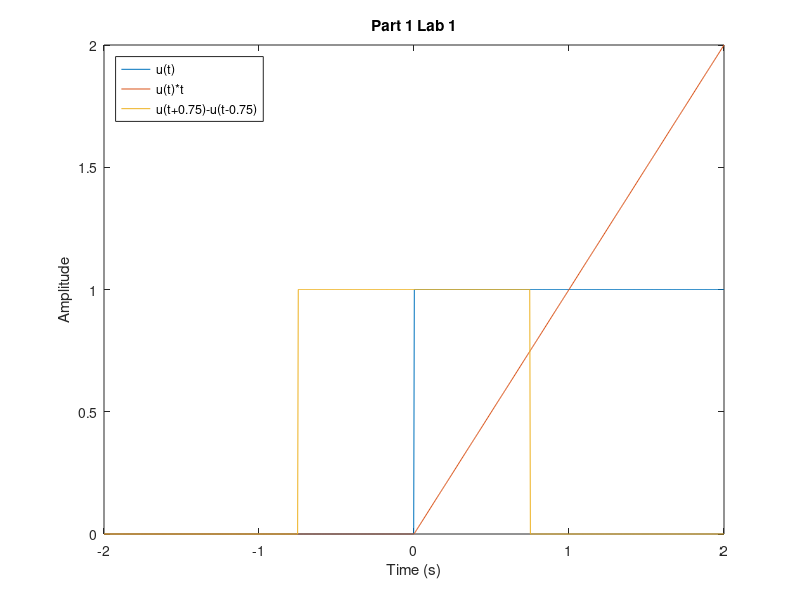

Here is the MATLAB script that generated this plot: (Note: this script raises an error after producing the figure.)
%%%%%%%%%%%%%%%%%%%%%%%%%%%%%%%%%%%%%%%%%%%
% Title: Lab1
% Names: Alex Kaiser, Ryan Lenoir, Zach V
% Class: EGR 323
% Description: This lab has 3 parts. The first part plots three different
% functions to practice MATLAB syntax. The second part involves creating a
% function that returns data for a triangle-weighted cosine pulse plot.
% The last part is using this function to gather data for subplots 
%%%%%%%%%%%%%%%%%%%%%%%%%%%%%%%%%%%%%%%%%%

%%%%%%%%%%%%%%%%%%%%%%%%%%%%%%%%% Part 1 %%%%%%%%%%%%%%%%%%%%%%%%%%%%%
t = linspace(-2,2,1000);
u = zeros(1,length(t));
u1 = zeros(1,length(t));
u2 = zeros(1,length(t));

u(t >= 0) = 1;
u1 = u .* t;
u2(t >= -0.75 & t <= 0.75) = 1;
figure(1);
plot(t,u);
hold on
plot(t,u1);
hold on
plot(t,u2);
title("Part 1 Lab 1");
xlabel("Time (s)");
ylabel("Amplitude");
legend("u(t)", "u(t)*t", "u(t+0.75)-u(t-0.75)", "Location", "northwest");
hold off

%%%%%%%%%%%%%%%%%%%%%%%%% Part 2 %%%%%%%%%%%%%%%%%%%%%%%%%%%%%%%%%%%%%%
t = linspace(-1,1,1000);
puls = tcospuls(t);
figure(2);
plot(t, puls);
title("Part 2 Lab 1");
xlabel("Time (s)");
ylabel("Pulse Amplitude");

%%%%%%%%%%%%%%%%%%%%%%%%% Part 3 %%%%%%%%%%%%%%%%%%%%%%%%%%%%%%%%%%%%%%%
t = linspace(-10,10,1000);
t1 = (-t - 2) / 4;
t2 = (t - 6) /4;
t3 = (2 * t) + 4;
t4 = (2 * t) - 4;
t5 = (t + 1) / 4;
t6 = (t - 1) / 4;

g_a = tcospuls(t);

g_b(1, :) = tcospuls(t1);
g_b(2, :) = tcospuls(t2);
g_b(3, :) = (-1 * g_b(1, :)) + g_b(2, :);

g_c(1,:) = tcospuls(t3);
g_c(2,:) = tcospuls(t4);
g_c(3,:) = (1/5) * (g_c(1,:) + g_c(2,:));

g_d(1,:) = tcospuls(t5);
g_d(2,:) = tcospuls(t6);
g_d(3,:) = g_d(1,:) .* g_d(2,:);

figure(3);
subplot(2,2,1);
plot(t, g_a);
title("Part 3 Question a");
xlabel("Time (s)");
ylabel("Amplitude");

subplot(2,2,2);
plot (t, g_b(3,:));
title("Part 3 Question b");
xlabel("Time (s)");
ylabel("Amplitude");

subplot(2,2,3);
plot (t, g_c(3,:));
title("Part 3 Question c");
xlabel("Time (s)");
ylabel("Amplitude");

subplot(2,2,4);
plot (t, g_d(3,:));
title("Part 3 Question d");
xlabel("Time (s)");
ylabel("Amplitude");

